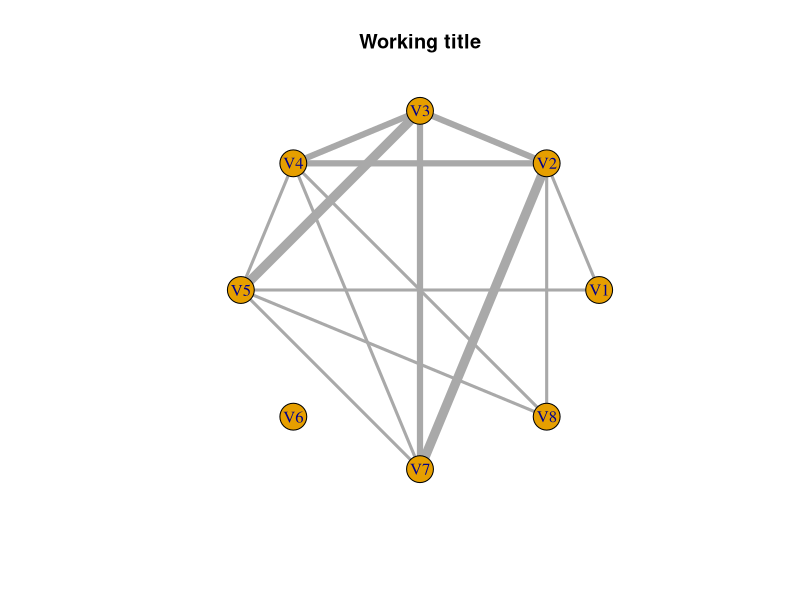

The R script that drew this image:
## ---- chunk 1
knitr::opts_chunk$set(echo = TRUE)
## ---- chunk 2

library(igraph)

## ---- chunk 3

adj_matrix = as.matrix(read.csv("interaction_matrix.csv", sep =";", header = FALSE))

# remove unidentified individuals 
adj_matrix_ID = adj_matrix[-9,-9]

## ---- chunk 4

g <- make_empty_graph()

#create the graph
g <- graph_from_adjacency_matrix(
    adj_matrix_ID,
    mode = c("undirected"),
    weighted = TRUE,
    diag = F,
    add.colnames = NULL,
    add.rownames = FALSE
)

# dispose the vertex in cicrle 
layout <-layout_in_circle(g)

# plot 
plot(g, layout = layout, main = "Working title", edge.width = E(g)$weight*3)# E(g) containes the attributes of the edges. We multiply the weight by 3 to increase the contrast between the width of the lines

## ---- chunk 5

#binary degrees 
degree(g)

# densities 
edge_density(g, loops = FALSE) # existing edges / possible edges

#weighted degrees 
strength(
  g,
  vids = V(g), #The vertices for which the strength will be calculated
  loops = TRUE, #Logical; whether the loop edges are also counted. (here none)
  weights = NULL # use the default weight edge attribute in the matrix 
)
